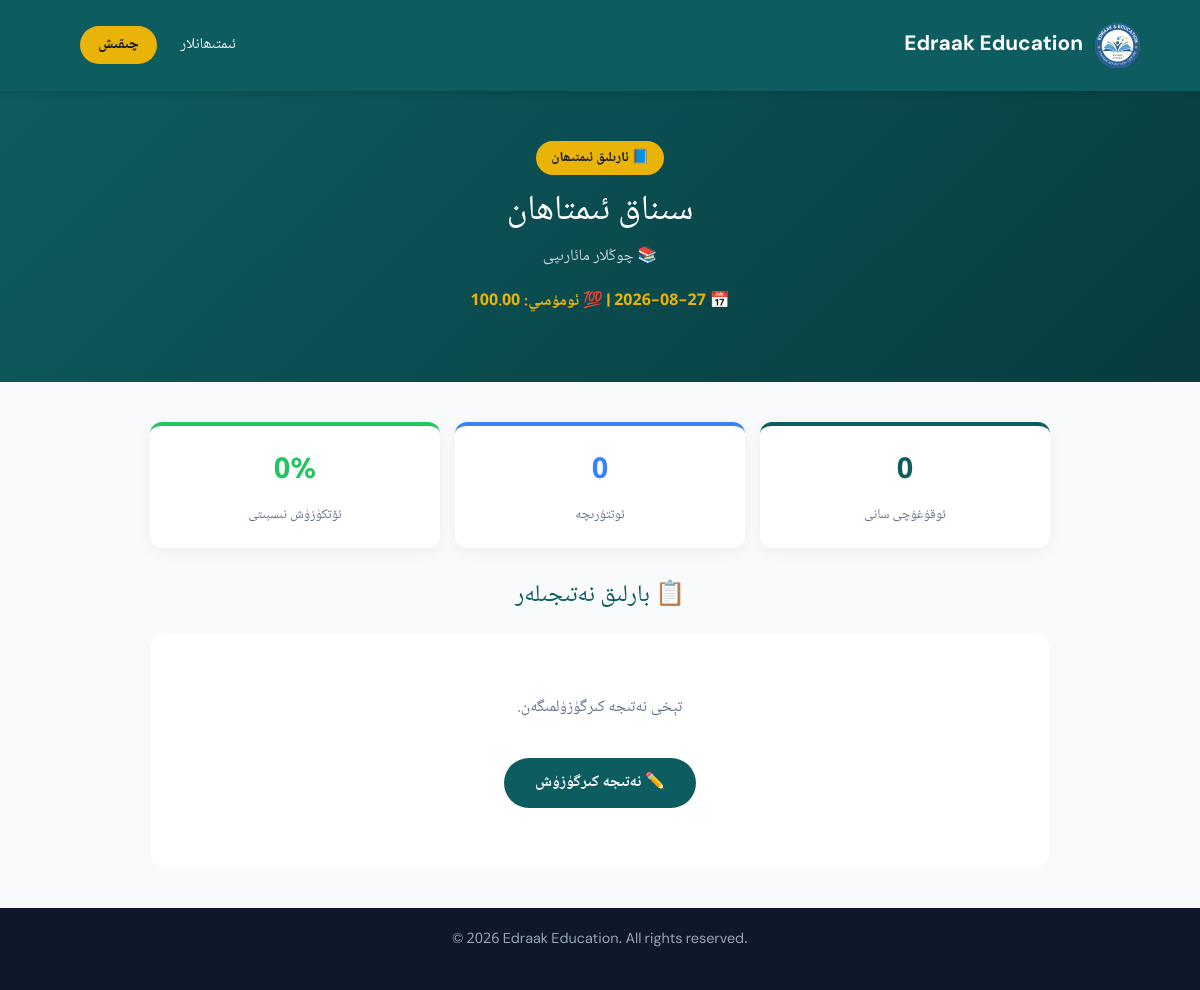
The app's page /exams/2/ (signed in) with its own data.
### courses/models.py (models this page shows, shortened)
class SiteSettings(models.Model):
    site_name = models.CharField(max_length=200, default='Edraak Education', verbose_name="توربەت ئىسمى (ئېنگلىزچە)")
    site_name_ug = models.CharField(max_length=200, default='ئىدراك مائارىپى', verbose_name="توربەت ئىسمى (ئۇيغۇرچە)")
    tagline = models.CharField(max_length=300, blank=True, default='Guiding the Future | كەلگۈسىگە يېتەكلەش',
                               verbose_name="شۇئار")
    logo = models.ImageField(upload_to='site/', blank=True, null=True, verbose_name="لوگو رەسىمى")
    about_title_ug = models.CharField(max_length=200, default='ئىدراك مائارىپى غايىسى',
                                      verbose_name="بىز ھەققىدە ماۋزۇسى (ئۇيغۇرچە)")
    about_text_ug = models.TextField(blank=True, verbose_name="بىز ھەققىدە مەزمۇنى (ئۇيغۇرچە)")
    about_title_en = models.CharField(max_length=200, default='Our Mission',
                                      verbose_name="بىز ھەققىدە ماۋزۇسى (ئېنگلىزچە)")
    about_text_en = models.TextField(blank=True, verbose_name="بىز ھەققىدە مەزمۇنى (ئېنگلىزچە)")
    whatsapp = models.CharField(max_length=50, blank=True, default='905444362947',
                                verbose_name="WhatsApp نومۇرى (پەقەت سان)")
    telegram = models.CharField(max_length=100, blank=True, default='salman_muallim', verbose_name="Telegram ئادرېسى")
    email = models.EmailField(blank=True, default='salmanuyghur3@gmail.com', verbose_name="Email")
    phone = models.CharField(max_length=50, blank=True, default='+90 544 436 29 47',
                             verbose_name="تېلېفون نومۇرى (كۆرۈنۈش)")
    address = models.CharField(max_length=300, blank=True, verbose_name="ئادرېس")
    footer_text = models.CharField(max_length=300, blank=True, default='© 2026 Edraak Education. All rights reserved.',
                                   verbose_name="Footer تېكىستى")
    class Meta:
        verbose_name = "توربەت تەڭشەكلىرى"
        verbose_name_plural = "توربەت تەڭشەكلىرى"
    @classmethod
    def get_settings(cls):
        settings, created = cls.objects.get_or_create(id=1)
        return settings

class Exam(models.Model):
    EXAM_TYPES = [
        ('written', '📝 يېزىقچە'),
        ('oral', '🗣️ ئاغزاكى'),
        ('practical', '🛠️ ئەمەلىي'),
        ('quiz', '❓ تېز سوئال'),
        ('midterm', '📘 ئارىلىق ئىمتىھان'),
        ('final', '📕 ئاخىرقى ئىمتىھان'),
    ]
    course = models.ForeignKey(
        Course,
        on_delete=models.CASCADE,
        related_name='exams',
        verbose_name="كۇرس"
    )
    title = models.CharField(max_length=200, verbose_name="ئىمتىھان ماۋزۇسى")
    exam_type = models.CharField(
        max_length=20,
        choices=EXAM_TYPES,
        default='written',
        verbose_name="ئىمتىھان تىپى"
    )
    total_score = models.DecimalField(
        max_digits=5,
        decimal_places=2,
        default=100.00,
        verbose_name="ئومۇمىي نومۇر"
    )
    exam_date = models.DateField(verbose_name="ئىمتىھان ۋاقتى")
    description = models.TextField(blank=True, verbose_name="چۈشەندۈرۈش")
    is_published = models.BooleanField(default=False, verbose_name="ئېلان قىلىندىمۇ؟")
    created_at = models.DateTimeField(auto_now_add=True)
    class Meta:
        verbose_name = "ئىمتىھان"
        verbose_name_plural = "ئىمتىھانلار"
        ordering = ['-exam_date']
    def get_average_score(self):
        results = self.results.all()
        if results.count() == 0:
            return 0
        total = sum(r.score for r in results)
        return round(total / results.count(), 2)
    def get_pass_rate(self):
        results = self.results.all()
        if results.count() == 0:
            return 0
        passed = sum(1 for r in results if (r.score / float(self.total_score)) >= 0.6)
        return round((passed / results.count()) * 100, 1)

class Course(models.Model):
    BADGE_CHOICES = [
        ('تور + سىنىپ', 'تور + سىنىپ'),
        ('بالىلار', 'بالىلار'),
        ('تېخنىكا', 'تېخنىكا'),
        ('ئىلمىي ساۋات', 'ئىلمىي ساۋات'),
        ('كۆپ تىللىق', 'كۆپ تىللىق'),
        ('مەخسۇس سىنىپ', 'مەخسۇس سىنىپ'),
    ]
    title = models.CharField(max_length=200, verbose_name="كۇرس ئىسمى")
    badge = models.CharField(max_length=50, choices=BADGE_CHOICES, verbose_name="بەلگە")
    emoji = models.CharField(max_length=50, blank=True, verbose_name="ئىموجى/Icon")
    description = models.TextField(verbose_name="چۈشەندۈرۈش")
    textbook = models.CharField(max_length=200, blank=True, verbose_name="ئاساسلىق دەرسلىك")
    level = models.CharField(max_length=100, blank=True, verbose_name="سەۋىيە تەلەپلىرى")
    teaching_method = models.CharField(max_length=200, blank=True, verbose_name="ئوقۇتۇش شەكلى")
    age_group = models.CharField(max_length=100, blank=True, verbose_name="مۇۋاپىق ياش")
    special_features = models.CharField(max_length=300, blank=True, verbose_name="ئالاھىدىلىكى")
    is_active = models.BooleanField(default=True, verbose_name="ئاكتىپمۇ؟")
    order = models.IntegerField(default=0, verbose_name="تەرتىپ نومۇرى")
    created_at = models.DateTimeField(auto_now_add=True)
    full_description = models.TextField(blank=True, verbose_name="تولۇق چۈشەندۈرۈش")
    duration = models.CharField(max_length=100, blank=True, verbose_name="ۋاقتى")
    schedule = models.CharField(max_length=200, blank=True, verbose_name="دەرس ۋاقتى")
    price = models.CharField(max_length=100, blank=True, verbose_name="باھاسى")
    max_students = models.IntegerField(default=20, verbose_name="ئەڭ كۆپ ئوقۇغۇچى")
    cover_image = models.ImageField(upload_to='courses/', blank=True, null=True, verbose_name="رەسىم")
    instructor = models.ForeignKey(
        Teacher,
        on_delete=models.SET_NULL,
        null=True,
        blank=True,
        related_name='courses',
        verbose_name="مەسئۇل ئۇستاز"
    )
    class Meta:
        verbose_name = "كۇرس"
        verbose_name_plural = "كۇرسىلار"
        ordering = ['order']

### courses/views.py (the view, shortened to what this page needs)
# urls.py: path('exams/<int:exam_id>/', views.exam_detail, name='exam_detail'),
@login_required
def exam_detail(request, exam_id):
    exam = get_object_or_404(Exam, id=exam_id)
    can_view = False
    is_teacher = False
    if request.user.is_staff or request.user.role == 'admin':
        can_view = True
    if not can_view:
        messages.error(request, 'بۇ ئىمتىھاننى كۆرۈش ھوقۇقىڭىز يوق.')
        return redirect('exam_list')
    results = ExamResult.objects.filter(exam=exam).select_related('student')
    my_result = None
    if not is_teacher and not request.user.is_staff:
        my_result = results.filter(student=request.user).first()
    context = {
        'exam': exam,
        'results': results,
        'my_result': my_result,
        'is_teacher': is_teacher,
        'average_score': exam.get_average_score(),
        'pass_rate': exam.get_pass_rate(),
        'total_students': results.count(),
    }
    return render(request, 'exam_detail.html', context)

### courses/context_processors.py (called while the page is built)
def site_settings(request):
    return {
        'settings': SiteSettings.get_settings()
    }

### courses/templates/exam_detail.html (shortened to what this page needs)
{% extends 'base.html' %}
{% block content %}
<header>
    <div class="navbar">
        <div class="logo-area">
            {% if settings.logo %}
            <img src="{{ settings.logo.url }}" alt="{{ settings.site_name }}" style="width: 45px; height: 45px; object-fit: contain; border-radius: 8px;">
            {% endif %}
            <a href="{% url 'index' %}" class="brand-name" style="text-decoration:none;"> {{ settings.site_name }}</a>
        </div>
        <div class="nav-menu">
            <nav>
                <a href="{% url 'exam_list' %}">ئىمتىھانلار</a>
                <a href="{% url 'logout' %}" class="login-nav-btn">چىقىش</a>
            </nav>
        </div>
    </div>
</header>
<section style="background: linear-gradient(135deg, #0d5c5f 0%, #083b3e 100%); color: white; padding: 50px 5%;">
    <div style="max-width: 900px; margin: 0 auto; text-align: center;">
        <span style="display: inline-block; background: #eab308; color: #0f172a; padding: 5px 15px; border-radius: 20px; font-size: 0.85rem; font-weight: bold; margin-bottom: 15px;">
            {{ exam.get_exam_type_display }}
        </span>
        <h1 style="font-size: 2.2rem; margin-bottom: 10px;">{{ exam.title }}</h1>
        <p style="color: #cbd5e1;">📚 {{ exam.course.title }}</p>
        <p style="color: #eab308; font-weight: bold;">📅 {{ exam.exam_date|date:"Y-m-d" }} | 💯 ئومۇمىي: {{ exam.total_score }}</p>
    </div>
</section>
<section style="padding: 40px 5%;">
    <div style="max-width: 900px; margin: 0 auto;">
        {% if is_teacher or user.is_staff %}
        <div style="display: grid; grid-template-columns: repeat(auto-fit, minmax(150px, 1fr)); gap: 15px; margin-bottom: 30px;">
            <div style="background: white; padding: 20px; border-radius: 12px; text-align: center; box-shadow: 0 4px 15px rgba(0,0,0,0.05); border-top: 4px solid #0d5c5f;">
                <div style="font-size: 1.8rem; font-weight: bold; color: #0d5c5f;">{{ total_students }}</div>
                <div style="color: #64748b; font-size: 0.85rem; margin-top: 5px;">ئوقۇغۇچى سانى</div>
            </div>
            <div style="background: white; padding: 20px; border-radius: 12px; text-align: center; box-shadow: 0 4px 15px rgba(0,0,0,0.05); border-top: 4px solid #3b82f6;">
                <div style="font-size: 1.8rem; font-weight: bold; color: #3b82f6;">{{ average_score }}</div>
                <div style="color: #64748b; font-size: 0.85rem; margin-top: 5px;">ئوتتۇرىچە</div>
            </div>
            <div style="background: white; padding: 20px; border-radius: 12px; text-align: center; box-shadow: 0 4px 15px rgba(0,0,0,0.05); border-top: 4px solid #22c55e;">
                <div style="font-size: 1.8rem; font-weight: bold; color: #22c55e;">{{ pass_rate }}%</div>
                <div style="color: #64748b; font-size: 0.85rem; margin-top: 5px;">ئۆتكۈزۈش نىسبىتى</div>
            </div>
        </div>
        <h2 style="color: #0d5c5f; font-size: 1.5rem; margin-bottom: 20px; direction: rtl;">📋 بارلىق نەتىجىلەر</h2>
        {% if results %}
        <div style="background: white; border-radius: 16px; box-shadow: 0 4px 15px rgba(0,0,0,0.05); overflow: hidden; direction: rtl;">
            <table style="width: 100%; border-collapse: collapse;">
                <thead>
                    <tr style="background: #f8fafc; border-bottom: 2px solid #e2e8f0;">
                        <th style="padding: 12px; text-align: right; color: #0d5c5f;">ئورنى</th>
                        <th style="padding: 12px; text-align: right; color: #0d5c5f;">ئوقۇغۇچى</th>
                        <th style="padding: 12px; text-align: center; color: #0d5c5f;">نومۇر</th>
                        <th style="padding: 12px; text-align: center; color: #0d5c5f;">پىرسەنت</th>
                        <th style="padding: 12px; text-align: center; color: #0d5c5f;">باھا</th>
                        <th style="padding: 12px; text-align: center; color: #0d5c5f;">ھالەت</th>
                    </tr>
                </thead>
                <tbody>
                    {% for r in results %}
                    <tr style="border-bottom: 1px solid #f1f5f9;">
                        <td style="padding: 12px; font-weight: bold; color: #64748b;">{{ forloop.counter }}</td>
                        <td style="padding: 12px; font-weight: 600; color: #1e293b;">{{ r.student.full_name|default:r.student.username }}</td>
                        <td style="padding: 12px; text-align: center; font-weight: bold;">{{ r.score }} / {{ exam.total_score }}</td>
                        <td style="padding: 12px; text-align: center;">{{ r.get_percentage }}%</td>
                        <td style="padding: 12px; text-align: center;">
                            <span style="display: inline-block; width: 35px; height: 35px; border-radius: 50%; background-color: {{ r.get_grade_color }}; color: white; font-weight: bold; line-height: 35px;">
                                {{ r.get_grade }}
                            </span>
                        </td>
                        <td style="padding: 12px; text-align: center;">
                            <span style="padding: 4px 12px; border-radius: 15px; font-size: 0.8rem; font-weight: bold; color: white; background-color: {% if r.is_passed %}#22c55e{% else %}#ef4444{% endif %};">
                                {{ r.get_status_text }}
                            </span>
                        </td>
                    </tr>
                    {% endfor %}
                </tbody>
            </table>
        </div>
        <div style="margin-top: 20px; text-align: center;">
            <a href="{% url 'grade_exam' exam.id %}" class="btn" style="background-color: #0d5c5f; color: white;">
                ✏️ نەتىجىنى تەھرىرلەش
            </a>
        </div>
        {% else %}
        <div style="text-align: center; padding: 60px 20px; background: white; border-radius: 16px;">
            <p style="color: #64748b;">تېخى نەتىجە كىرگۈزۈلمىگەن.</p>
            <a href="{% url 'grade_exam' exam.id %}" class="btn" style="background-color: #0d5c5f; color: white; margin-top: 20px;">
                ✏️ نەتىجە كىرگۈزۈش
            </a>
        </div>
        {% endif %}
        {% endif %}
    </div>
</section>
<footer>
    <p>{{ settings.footer_text }}</p>
</footer>
{% endblock %}

### static/css/style.css (style rules this page uses)
* { margin: 0; padding: 0; box-sizing: border-box; }
html, body { direction: rtl; text-align: right; }
body { background-color: #f8fafc; color: #1e293b; line-height: 1.8; font-family: 'Noto Naskh Arabic', 'UKIJ Ekran', 'Microsoft Uighur', 'DM Sans', sans-serif; font-size: 16px; }
header { background-color: #0d5c5f; padding: 15px 5%; position: sticky; top: 0; z-index: 1000; box-shadow: 0 4px 6px rgba(0,0,0,0.1); direction: rtl; }
.navbar { display: flex; justify-content: space-between; align-items: center; flex-wrap: wrap; gap: 15px; }
.logo-area { display: flex; align-items: center; gap: 12px; }
.brand-name { color: #ffffff; font-size: 1.3rem; font-weight: 700; }
.nav-menu { display: flex; align-items: center; flex-wrap: wrap; }
nav a { color: #f1f5f9; text-decoration: none; margin-left: 20px; font-weight: 500; transition: color 0.3s; font-size: 0.95rem; }
.login-nav-btn { background-color: #eab308; color: #0f172a !important; padding: 6px 18px; border-radius: 20px; font-weight: bold; margin-left: 20px; cursor: pointer; transition: 0.3s; }
.btn { display: inline-block; background-color: #eab308; color: #0f172a; padding: 12px 30px; text-decoration: none; font-weight: bold; border-radius: 30px; transition: 0.3s; }
section { padding: 80px 5%; text-align: center; direction: rtl; }
section h2 { font-size: 2.2rem; color: #0d5c5f; margin-bottom: 15px; line-height: 1.5; }
footer { background-color: #0f172a; color: #94a3b8; text-align: center; padding: 20px; font-size: 0.9rem; direction: ltr; }

### records on screen
SiteSettings: logo (picture), site_name "Edraak Education", footer_text "© 2026 Edraak Education. All rights reserved."
Exam: exam_type "📘 ئارىلىق ئىمتىھان", title "سىناق ئىمتاھان", course "چوڭلار مائارىپى", total_score "100.00"

### other values on screen
{{ total_students }} "0"
{{ average_score }} "0"
{{ pass_rate }} "0"
